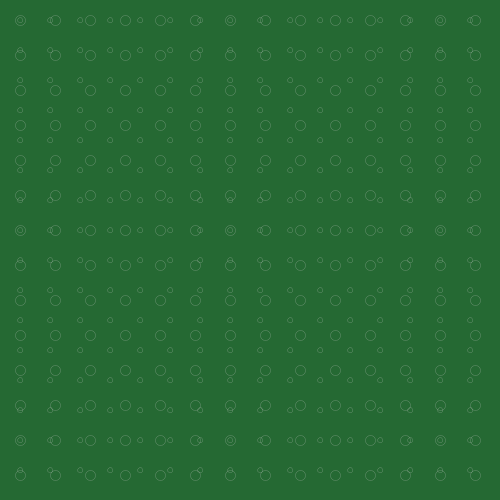
Frame 1 (no input)
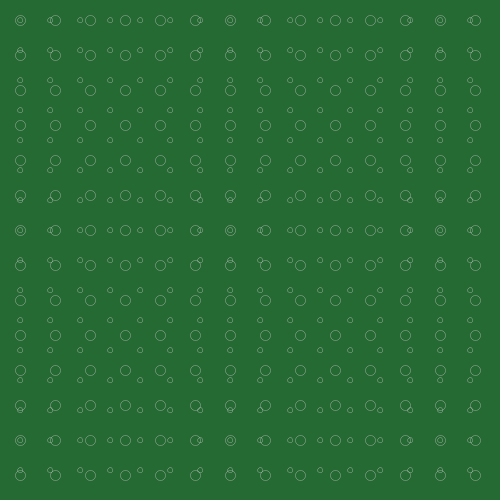
Frame 2 (the mouse pressed at the canvas centre, redrawn once)

The Processing sketch that drew these frames (run headless with seeded random() and noise(); the mouse was pressed at the canvas centre and the sketch redrawn once):

// Processing sketch: processing_85215
// ── processing_85215.pde

void setup()
{
  size(500, 500);
  stroke(200);
  background(#256933);
   strokeWeight(0.2);
  smooth();
}



void draw()
{
  noFill();

for (int posX = 20; posX < width; posX = posX + 30)
  {
   
  for (int posY = 20; posY < height; posY = posY + 30)
  {
    ellipse(posX, posY, 5, 5);
  }}

for (int posX = 20; posX < width; posX = posX + 35)
  {
   
  for (int posY = 20; posY < height; posY = posY + 35)
  {
    ellipse(posX, posY, 10, 10);
    
  }}
 
 
    


noLoop();
}
